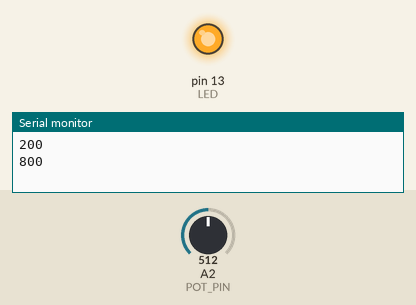
Recording of a sketch running on a simulated Arduino Uno, built with avr-gcc and run on an emulated ATmega328P. On the bench: output pins drawn as LEDs (lit = HIGH), the last lines printed to the serial monitor. The test bench sets the inputs (shaded band); at power-on: A2 (POT_PIN) = 512.

Above: at 0.8 s.
At 14.0 s:
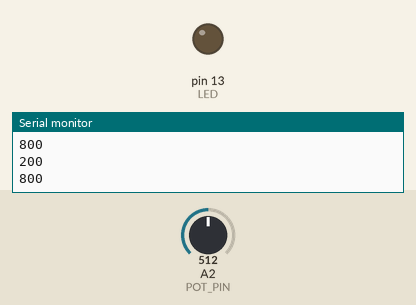
Timing chart, 0 to 16.1 s (numbered marks = the images above):
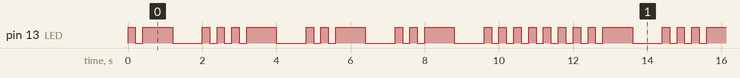

The sketch:

_morsecode.ino
```cpp
int LED = 13;

const int POT_PIN = A2;


int potvalue = 0;

int shortime = 300;
int longtime = 900;
void setup()
{
  pinMode(LED,OUTPUT);
  Serial.begin(9600);
}

void loop()
{
  Readfrompotentiometer();

  // A
  switchLED(shortime);
  switchLED(longtime);

  //V
  switchLED(shortime);
  switchLED(shortime);
  switchLED(shortime);
  switchLED(longtime);


  //I
  switchLED(shortime);
  switchLED(shortime);

  //N
  switchLED(longtime);
  switchLED(shortime);

  // A
  switchLED(shortime);
  switchLED(longtime);

  // S
  switchLED(shortime);
  switchLED(shortime);
  switchLED(shortime);

  // H
  switchLED(shortime);
  switchLED(shortime);
  switchLED(shortime);
  switchLED(shortime);

}


void Readfrompotentiometer()
{
  int pot_value = analogRead(POT_PIN); // 0-1023
  shortime = map(pot_value, 0, 1023, 300, 100);
  longtime = map(pot_value, 0, 1023, 1000, 600);
  Serial.println(shortime);
  Serial.println(longtime);

}

void switchLED(int timing)
{
  digitalWrite(LED,HIGH);
  delay(timing);
  digitalWrite(LED,LOW);
  delay(timing);
}
```

Measured:
- by itself, pin 13 (LED): moves between LOW and HIGH, repeating every 12.4 s
- by itself, everything shown: repeats every 12.4 s, in 38 steps
